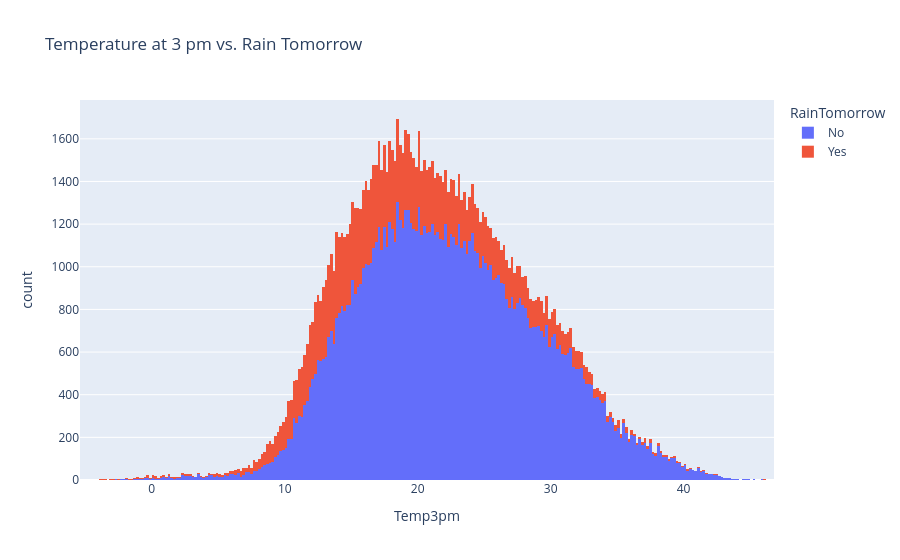

The code cell stored with this chart in its notebook:
### Code cell
px.histogram(raw_df, x = 'Temp3pm', 
             title = 'Temperature at 3 pm vs. Rain Tomorrow', 
             color='RainTomorrow')

### Figure 1 — Plotly figure (JSON) as saved in the notebook; plotly's stock layout.template omitted (floating-point values rounded to 4 significant figures; data arrays with more than 128 entries replaced by an {"elided": "..."} marker saying what was removed)
{"data": [{"bingroup": "x", "hovertemplate": "RainTomorrow=No<br>Temp3pm=%{x}<br>count=%{y}<extra></extra>", "legendgroup": "No", "marker": {"color": "#636efa", "pattern": {"shape": ""}}, "name": "No", "orientation": "v", "showlegend": true, "type": "histogram", "x": {"elided": "109586 float values"}, "xaxis": "x", "yaxis": "y"}, {"bingroup": "x", "hovertemplate": "RainTomorrow=Yes<br>Temp3pm=%{x}<br>count=%{y}<extra></extra>", "legendgroup": "Yes", "marker": {"color": "#EF553B", "pattern": {"shape": ""}}, "name": "Yes", "orientation": "v", "showlegend": true, "type": "histogram", "x": {"elided": "31201 float values"}, "xaxis": "x", "yaxis": "y"}], "layout": {"barmode": "relative", "legend": {"title": {"text": "RainTomorrow"}, "tracegroupgap": 0}, "title": {"text": "Temperature at 3 pm vs. Rain Tomorrow"}, "xaxis": {"anchor": "y", "domain": [0, 1], "title": {"text": "Temp3pm"}}, "yaxis": {"anchor": "x", "domain": [0, 1], "title": {"text": "count"}}}}
